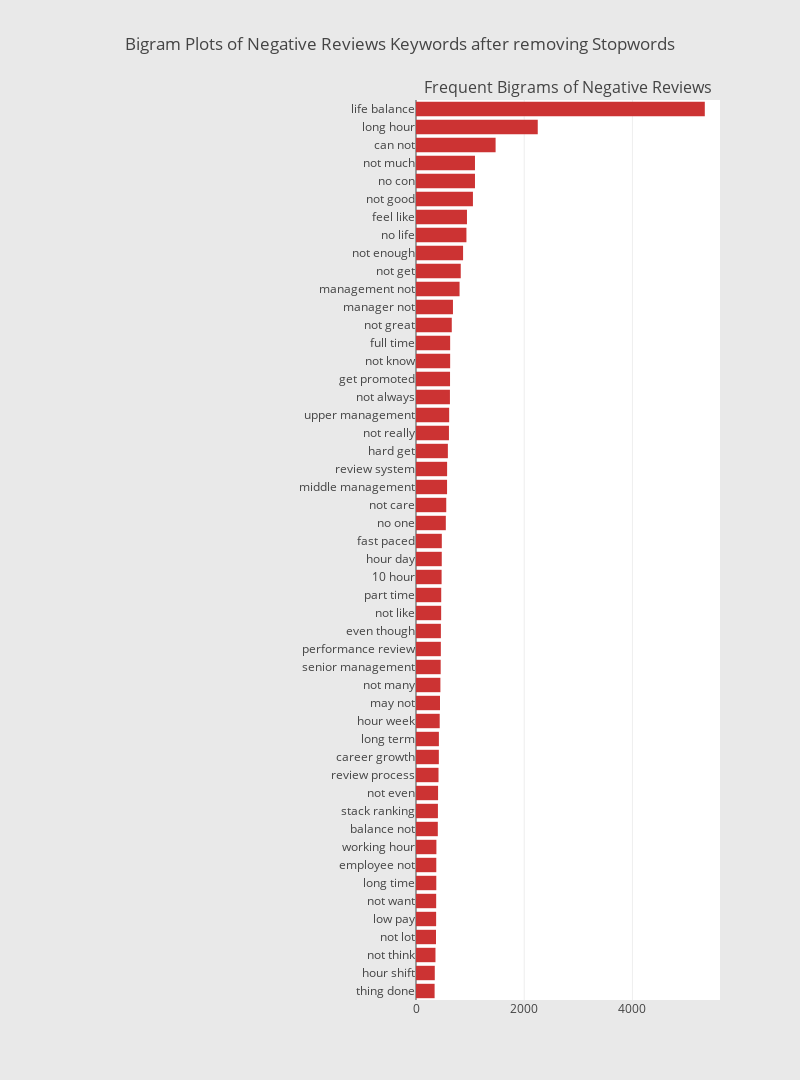

The notebook cell saved with this chart:
### Code cell
# Plotting the bigram plot (Cons)
reviews_df = pd.DataFrame({'Reviews':cons_token})
bigram_dict = defaultdict(int)

for sentence in reviews_df["Reviews"]:
    if len(sentence) > 1:
        bigram = ngrams(sentence, 2)
        for gram in bigram:
            bigram_dict[" ".join([g for g in gram])] += 1


fd_sorted = pd.DataFrame(sorted(bigram_dict.items(), key=lambda x: x[1])[::-1])
fd_sorted.columns = ["word", "wordFreq"]
sym_2 = horizontal_bar_chart(fd_sorted.head(50), '#CC3333')
                             
fig = tools.make_subplots(
        rows=1, 
        cols=2, 
        vertical_spacing=0.04,
        horizontal_spacing=0.05,
        subplot_titles=["","Frequent Bigrams of Negative Reviews"])
fig.append_trace(sym_2, 1, 2)
fig['layout'].update(
        height=1080, 
        width=800, 
        paper_bgcolor='rgb(233,233,233)', 
        title="Bigram Plots of Negative Reviews Keywords after removing Stopwords")
plotly.offline.iplot(fig) # jupyter notebook only

### Figure 1 — Plotly figure (JSON) as saved in the notebook; plotly's stock layout.template omitted (floating-point values rounded to 4 significant figures)
{"data": [{"marker": {"color": "#CC3333"}, "orientation": "h", "showlegend": false, "type": "bar", "uid": "bfc049aa-0271-47d2-a4a7-85c0a3207e46", "x": [344, 347, 360, 370, 372, 373, 375, 375, 377, 403, 405, 408, 416, 422, 423, 438, 444, 451, 456, 459, 460, 465, 466, 473, 476, 477, 551, 559, 574, 575, 589, 609, 613, 627, 629, 631, 631, 661, 683, 805, 827, 870, 932, 942, 1052, 1090, 1090, 1471, 2250, 5337], "xaxis": "x2", "y": ["thing done", "hour shift", "not think", "not lot", "low pay", "not want", "long time", "employee not", "working hour", "balance not", "stack ranking", "not even", "review process", "career growth", "long term", "hour week", "may not", "not many", "senior management", "performance review", "even though", "not like", "part time", "10 hour", "hour day", "fast paced", "no one", "not care", "middle management", "review system", "hard get", "not really", "upper management", "not always", "get promoted", "not know", "full time", "not great", "manager not", "management not", "not get", "not enough", "no life", "feel like", "not good", "no con", "not much", "can not", "long hour", "life balance"], "yaxis": "y2"}], "layout": {"annotations": [{"font": {"size": 16}, "showarrow": false, "text": "Frequent Bigrams of Negative Reviews", "x": 0.7625, "xanchor": "center", "xref": "paper", "y": 1, "yanchor": "bottom", "yref": "paper"}], "height": 1080, "paper_bgcolor": "rgb(233,233,233)", "title": {"text": "Bigram Plots of Negative Reviews Keywords after removing Stopwords"}, "width": 800, "xaxis": {"anchor": "y", "domain": [0, 0.475]}, "xaxis2": {"anchor": "y2", "domain": [0.525, 1]}, "yaxis": {"anchor": "x", "domain": [0, 1]}, "yaxis2": {"anchor": "x2", "domain": [0, 1]}}}
